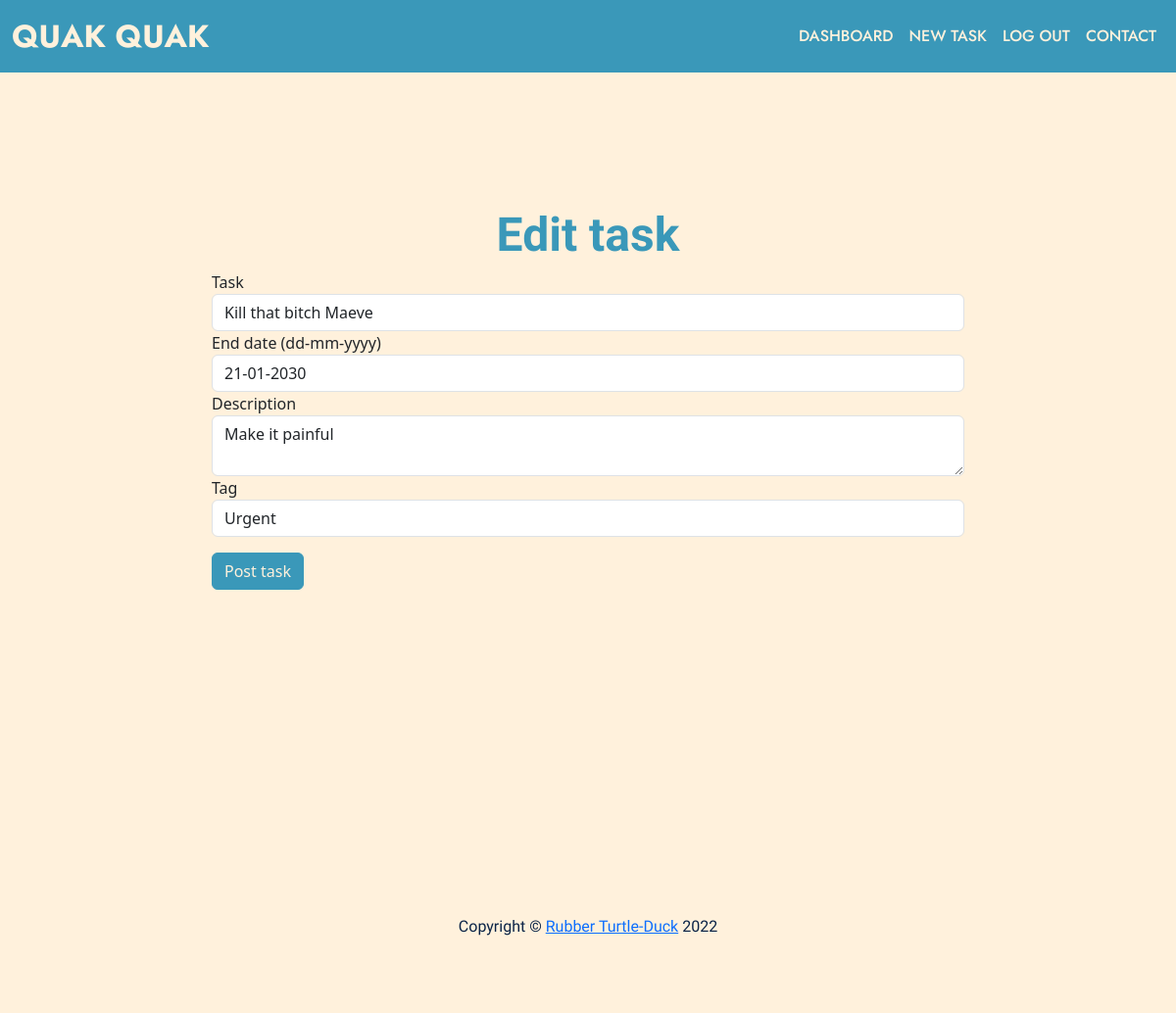
Page /edit-task/12 (signed in) on the committed database.
### app.py (models this page shows)
    class Task(db.Model):
        __tablename__ = "tasks"
        id = db.Column(db.Integer, primary_key=True)
        author_id = db.Column(db.Integer, db.ForeignKey("users.id"))
        author = relationship("User", back_populates="tasks")
        task = db.Column(db.String, nullable=False)
        end_date = db.Column(db.DateTime, nullable=False)
        description = db.Column(db.Text)
        tag = db.Column(db.String, nullable=False)

### app.py (the view, shortened to what this page needs)
    @app.route("/edit-task/<int:task_id>", methods=["GET", "POST"])
    def edit_task(task_id):
        if not current_user.is_authenticated:
            flash("You need to log in or register to use the app.")
            return redirect(url_for("login"))
        task = Task.query.get(task_id)
        edit_form = TaskForm(
            task = task.task,
            end_date = task.end_date,
            description = task.description,
            tag = task.tag
        )
        return render_template("create_task.html", form=edit_form, is_edit=True, current_user=current_user)

### forms.py
class TaskForm(FlaskForm):
    task = StringField("Task", validators=[DataRequired()])
    end_date = DateTimeField("End date (dd-mm-yyyy)", validators=[DataRequired()], format="%d-%m-%Y")
    description = CKEditorField("Description")
    tag = SelectField("Tag", choices=["Birthday", "None", "Personal", "Urgent", "Work"])
    submit = SubmitField("Post task")

### app.py (called while the page is built)
@login_manager.user_loader
def load_user(user_id):
    return User.query.get(int(user_id))

### templates/create_task.html (shortened to what this page needs)
{% import "bootstrap/wtf.html" as wtf %}
{% block content %}
{% include "header.html" %}
<section class="bg-beige fill-screen">
    <div class="container-fluid big-panel">
        <div class="row">
            <div class="col text-center">
                {% if is_edit %}
                <h1 class="hind-700 x3 blue">Edit task</h1>
                {% else %}
                <h1 class="hind-700 x3 blue">Create task</h1>
                {% endif %}
            </div>
        </div>
        <div class="row">
            <div class="col">
                {{ wtf.quick_form(form, novalidate=True, button_map={"submit": "primary"})}}
            </div>
        </div>
    </div>
</section>
{% include "footer.html" %}
{% endblock %}

### static/css/styles.css (style rules this page uses)
.bg-beige { background-color: #FFF1DC; }
.btn { margin: 2% 1% 0 0; }
.btn-primary { background-color: #3A98B9; border-color: #3A98B9; color: #FFF1DC; }
.blue { color: #3A98B9; }
body { overflow-x: hidden; overflow-y: scroll; }
.big-panel { padding: 8% 10%; }
.fill-screen { height:100vh; }
section { padding: 5% 10%; }
.hind-700 { font-family: "Hind"; font-weight: 700; }
.x3 { font-size: 300%; }

### rows in the picture
Task: task "Kill that bitch Maeve", end_date "21-01-2030", description "Make it painful", tag "Urgent"
